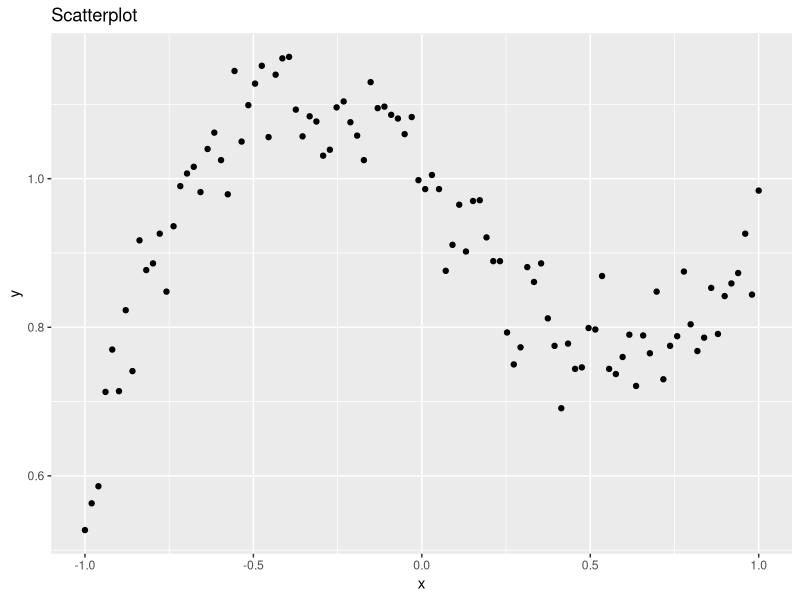
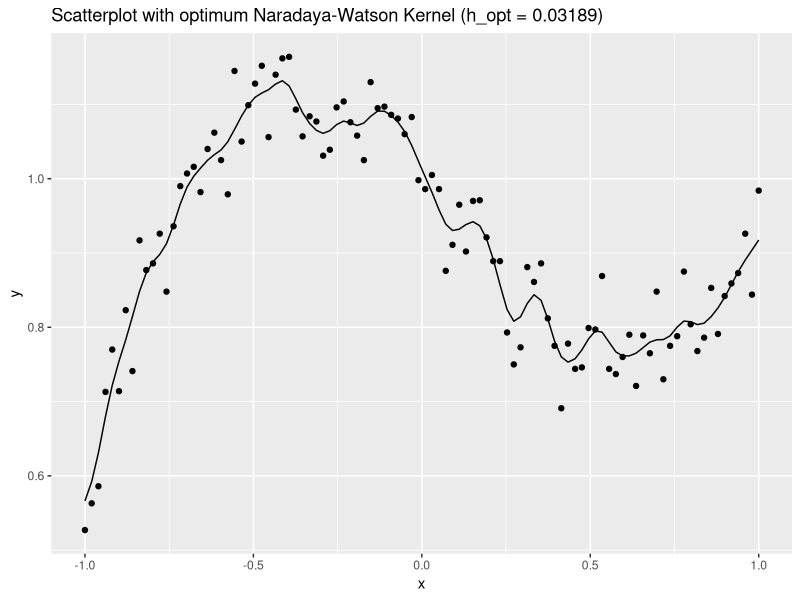
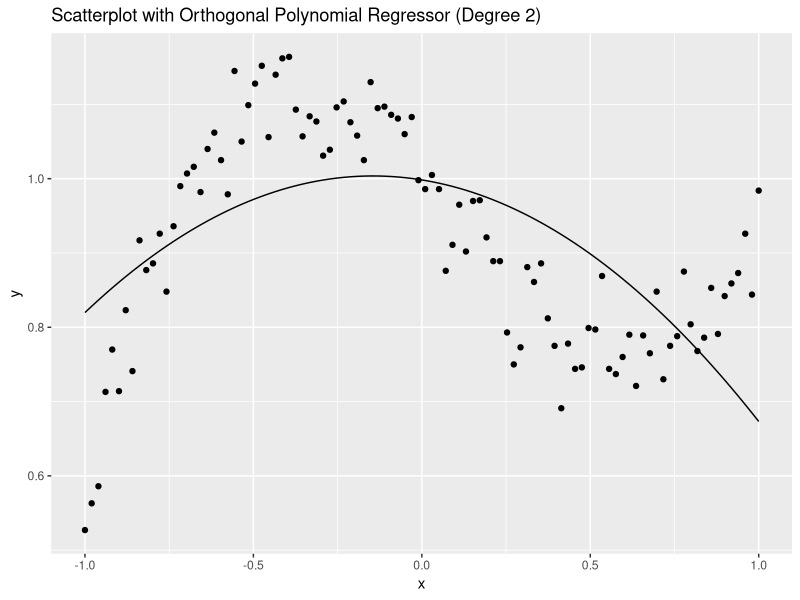
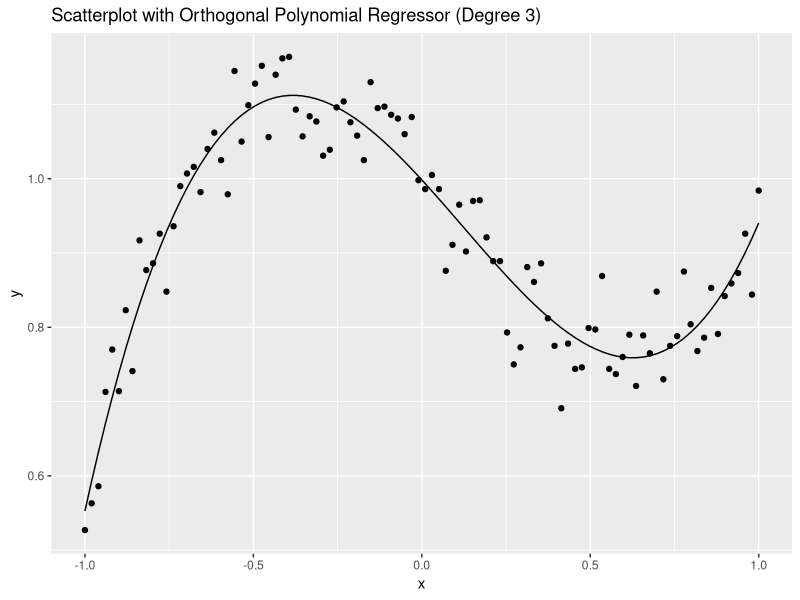
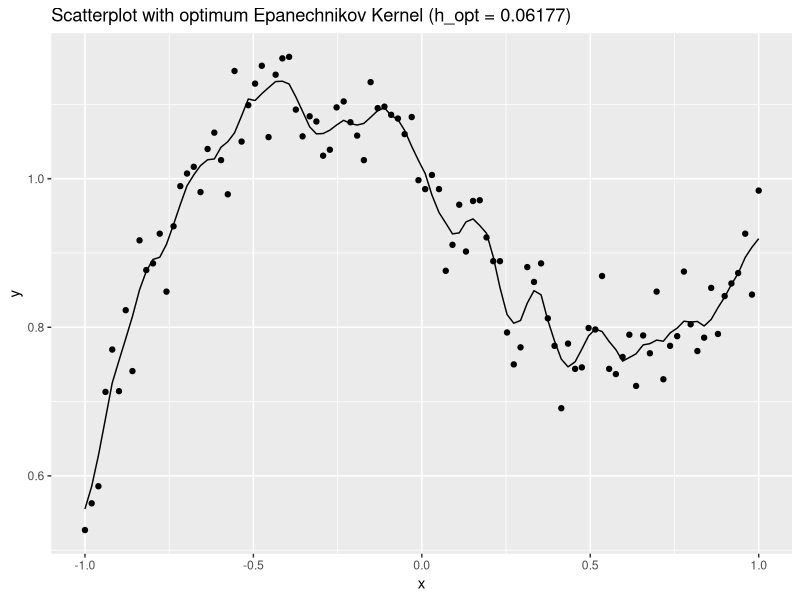

The R script that drew these images, in order:
## ---- chunk 1
knitr::opts_chunk$set(echo = TRUE)
## ---- chunk 2
library(ggplot2)

data <- read.csv('./data/mountain-chain-1.csv')

ggplot(data, aes(x, y)) + geom_point() + ggtitle("Scatterplot")
## ---- chunk 3
get_h_opt_with_one_out_of_sample_cv <- function(kernel, x, y) {
    h_opt <- 0
    h_cv <- 100
    for (h in seq(0.005, 1, length = 1000)) {
        h_cv_current <- 0
        for (i in 1:length(x)) {
            h_cv_current <- (
                h_cv_current +
                (y[i] - kernel(x[i], x[-i], y[-i], h))^2
            )
        }
        if (h_cv_current < h_cv) {
            h_cv <- h_cv_current
            h_opt <- h
        }
    }
    return(h_opt)
}
## ---- chunk 4
naradaya_watson_with_gaussian_kernel <- function(x_new, x, y, h) {
    d <- (x_new - x) / h
    k <- dnorm(d)
    v <- y * k
    return(sum(v) / sum(k))
}
## ---- chunk 5
h_opt <- get_h_opt_with_one_out_of_sample_cv(
    naradaya_watson_with_gaussian_kernel, data$x, data$y)
## ---- chunk 6
y_hat <- unlist(lapply(
    data$x, naradaya_watson_with_gaussian_kernel, data$x, data$y, h_opt))
## ---- chunk 7
ggplot(data, aes(x, y)) +
    geom_point() +
    geom_line(aes(y = y_hat)) +
    ggtitle(paste(
        "Scatterplot with optimum Naradaya-Watson Kernel (h_opt = ",
        round(h_opt, 5), ")", sep = ""))
## ---- chunk 8
y_hat <- predict(lm(data$y ~ poly(data$x, 2)))
## ---- chunk 9
ggplot(data, aes(x, y)) +
    geom_point() +
    geom_line(aes(y = y_hat)) +
    ggtitle("Scatterplot with Orthogonal Polynomial Regressor (Degree 2)")
## ---- chunk 10
y_hat <- predict(lm(data$y ~ poly(data$x, 3)))
## ---- chunk 11
ggplot(data, aes(x, y)) +
    geom_point() +
    geom_line(aes(y = y_hat)) +
    ggtitle("Scatterplot with Orthogonal Polynomial Regressor (Degree 3)")
## ---- chunk 12
naradaya_watson_with_epanechnikov_kernel <- function(x_new, x, y, h) {
    d <- (x_new - x) / h
    k <- numeric(length(d))
    for (i in 1:length(d)) {
        if (abs(d[i]) <= 1) {
            k[i] <- 3/4*(1 - d[i]^2)
        } else {
            k[i] <- 0
        }
    }
    v <- y * k
    if (sum(k) > 0) {
        return(sum(v) / sum(k))
    } else {
        return(0)
    }
}
## ---- chunk 13
h_opt <- get_h_opt_with_one_out_of_sample_cv(
    naradaya_watson_with_epanechnikov_kernel, data$x, data$y)
## ---- chunk 14
y_hat <- unlist(lapply(
    data$x, naradaya_watson_with_epanechnikov_kernel, data$x, data$y, h_opt))
## ---- chunk 15
ggplot(data, aes(x, y)) +
    geom_point() +
    geom_line(aes(y = y_hat)) +
    ggtitle(paste(
        "Scatterplot with optimum Epanechnikov Kernel (h_opt = ",
        round(h_opt, 5), ")", sep = ""))
